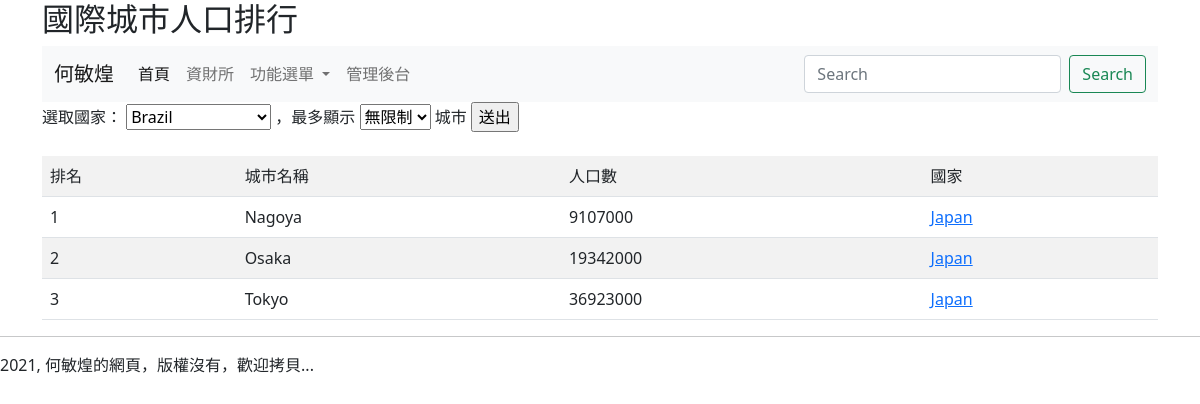
Screenshot of /plist/Japan/ with the database file from the repository.
### mysite/models.py (models this page shows, shortened)
class City(models.Model):
	name = models.CharField(max_length=20)
	population = models.PositiveIntegerField(default=0)
	country = models.ForeignKey(Country, on_delete=models.CASCADE)

class Country(models.Model):
	name = models.CharField(max_length=20)
	def __str__(self):
		return self.name

### mysite/views.py (the view)
# urls.py: path('plist/<str:name>/', views.plist),
def plist(request, name=""):
	countries = Country.objects.all()
	if request.method == 'POST':
		country_id = request.POST["country"]
		items = int(request.POST["items"])
		target = Country.objects.get(id=country_id)
		if target != None:
			if items == 0:
				cities = City.objects.filter(country=target).order_by("population")
			else:
				cities = City.objects.filter(country=target).order_by("population")[:items]
		else:
			if items == 0:
				cities = City.objects.all().order_by("-population")
			else:
				cities = City.objects.all().order_by("-population")[:items]
	else:
		if name != "":
			target = Country.objects.get(name=name)
			if target != None:
				cities = City.objects.filter(country=target).order_by("population")
			else:
				cities = City.objects.all().order_by("-population")
		else:
			cities = City.objects.all().order_by("-population")
	return render(request, "plist.html", locals())

### templates/plist.html (shortened to what this page needs)
{% extends "base.html" %}
{% block headmessage %} <h2>國際城市人口排行</h2> {% endblock %}
{% block content %}
	<form action='/plist/' method=POST>
	選取國家：
	<select name=country>
	{% for country in countries %}
		<option value="{{country.id}}">{{ country.name }}</option>
	{% endfor %}
	</select>
	，最多顯示
	<select name="items">
		<option value=0>無限制</option>
	</select>
	城市
	<input type=submit value="送出">
	</form>
	<br>
	<table class="table table-striped">
		<tr><td>排名</td><td>城市名稱</td><td>人口數</td><td>國家</td></tr>
	{% for city in cities %}
		<tr>
			<td>
				{{ forloop.counter }}
			</td>
			<td>
				{{ city.name }}
			</td>
			<td>
				{{ city.population }}
			</td>
			<td>
				<a href="/plist/{{city.country}}/">
				{{ city.country }}
				</a>
			</td>
		</tr>
	{% endfor %}
	</table>
{% endblock %}

### rows the page displays
City: name "Nagoya", population "9107000", country "Japan"
City: name "Osaka", population "19342000", country "Japan"
City: name "Tokyo", population "36923000", country "Japan"

### other values shown
form field country "Brazil"
